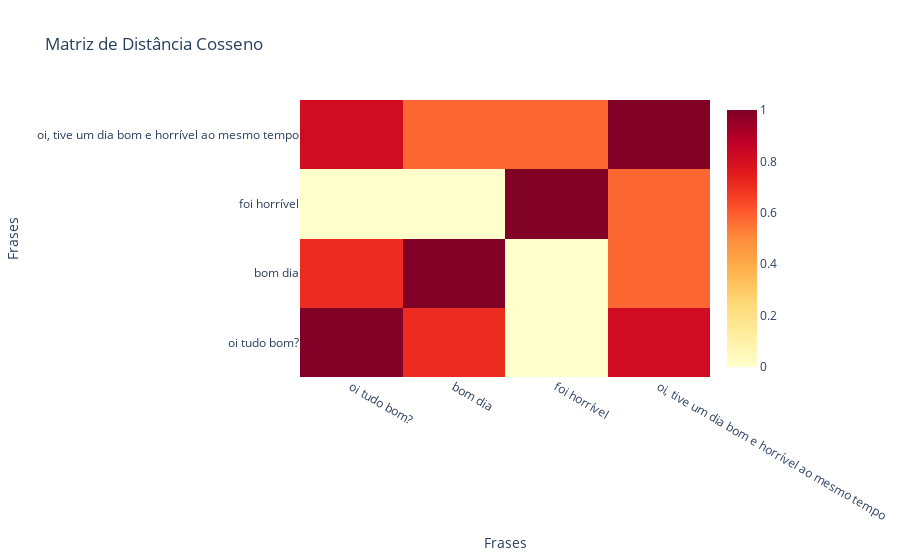

The notebook cell saved with this chart:
### Markdown cell above
E visualizar o mapa de calor:

### Code cell
# Criar uma figura do Plotly
fig = go.Figure(data=go.Heatmap(
    z=matriz_distancia,
    x=frases,
    y=frases,
    colorscale="YlOrRd"
))

# Definir título e rótulos dos eixos
fig.update_layout(
    title="Matriz de Distância Cosseno",
    xaxis_title="Frases",
    yaxis_title="Frases"
)

# Mostrar o gráfico
fig.show()

### Figure 1 — Plotly figure (JSON) as saved in the notebook; plotly's stock layout.template omitted (floating-point values rounded to 4 significant figures)
{"data": [{"colorscale": [[0, "rgb(255,255,204)"], [0.125, "rgb(255,237,160)"], [0.25, "rgb(254,217,118)"], [0.375, "rgb(254,178,76)"], [0.5, "rgb(253,141,60)"], [0.625, "rgb(252,78,42)"], [0.75, "rgb(227,26,28)"], [0.875, "rgb(189,0,38)"], [1, "rgb(128,0,38)"]], "type": "heatmap", "x": ["oi tudo bom?", "bom dia", "foi horrível", "oi, tive um dia bom e horrível ao mesmo tempo"], "y": ["oi tudo bom?", "bom dia", "foi horrível", "oi, tive um dia bom e horrível ao mesmo tempo"], "z": [[1.0, 0.7071, 0.0, 0.8165], [0.7071, 1.0, 0.0, 0.5774], [0.0, 0.0, 1.0, 0.5774], [0.8165, 0.5774, 0.5774, 1.0]]}], "layout": {"title": {"text": "Matriz de Distância Cosseno"}, "xaxis": {"title": {"text": "Frases"}}, "yaxis": {"title": {"text": "Frases"}}}}
